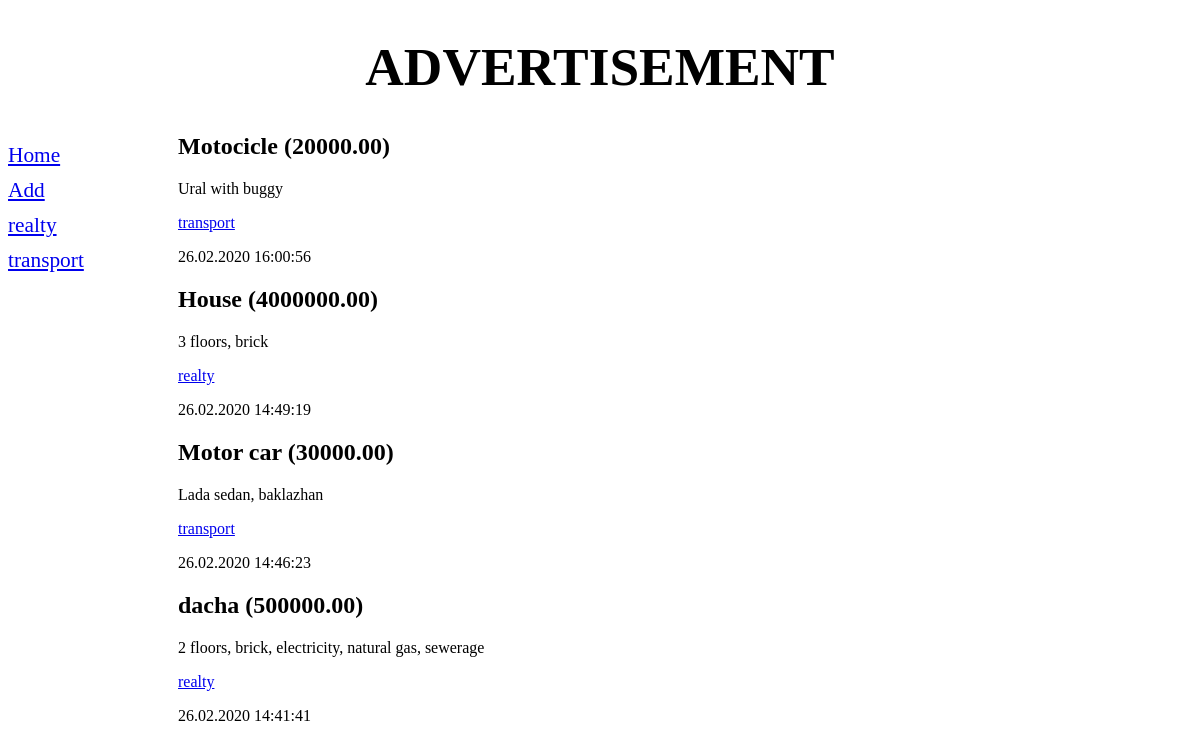
The app's page /bboard/, older data.
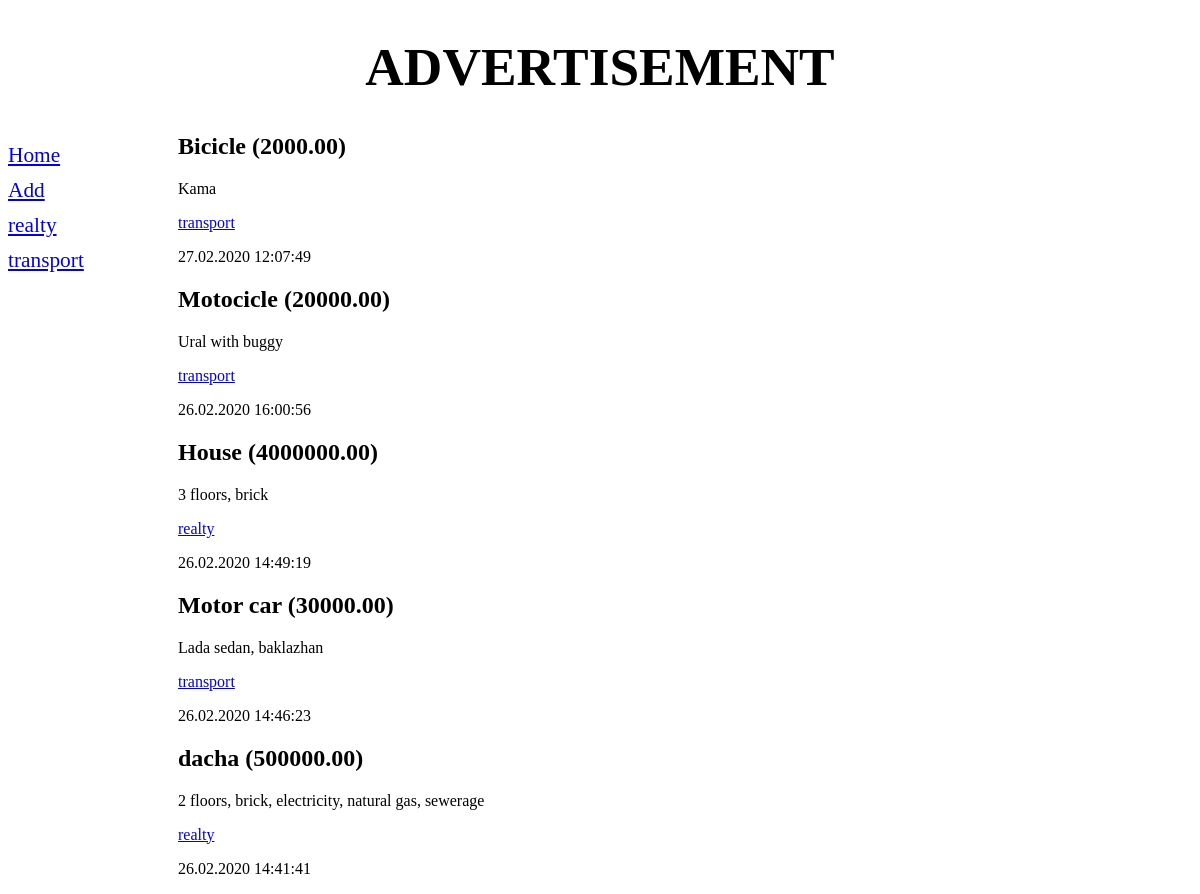
The same page, newer data.
### bboard/models.py (models this page shows, shortened)
class Rubric(models.Model):
    name = models.CharField(max_length=20, db_index=True, verbose_name='Rubric name')
    class Meta:
        verbose_name_plural = 'Rubrics'
        verbose_name = 'Rubric'
        ordering = ['name']

class AdsBoard(models.Model):
    title = models.CharField(
        max_length=50, verbose_name='Name',
        validators=[validators.RegexValidator(regex='^.{4,}$')],
        error_messages={'invalid': 'Wrong item name!'},
    )
    content = models.TextField(null=True, blank=True, verbose_name='Description')
    price = models.FloatField(null=True, blank=True, verbose_name='Price')
    published = models.DateTimeField(auto_now_add=True, db_index=True, verbose_name='Published')
    rubric = models.ForeignKey('Rubric', null=True, on_delete=models.PROTECT, verbose_name='Rubric')
    class Meta:
        verbose_name_plural = 'Advertisements'
        verbose_name = 'Advertisement'
        ordering = ['-published']
        indexes = [
            models.Index(fields=['-published', 'title'], name='main'),
            models.Index(fields=['title', 'price', 'rubric']),
        ]
    def title_and_price(self):
        if self.price:
            return '{0} ({1:.2f})'.format(self.title, self.price)
        else:
            return self.title
    title_and_price.short_description = 'Title and Price'

### bboard/views.py (the view)
# urls.py: path('', index, name='index'),
def index(request):
    ads = AdsBoard.objects.all()
    rubrics = Rubric.objects.all()
    context = {
        'ads': ads,
        'rubrics': rubrics,
    }
    return render(request, 'bboard/index.html', context)

### bboard/templates/bboard/index.html
{% extends "bboard/layout/basic.html" %}
{% block content %}
{% for ad in ads %}
<div class="ads">
    <h2>{{ ad.title_and_price }}</h2>
    <p>{{ ad.content }}</p>
    <p><a href="{% url 'by_rubric' ad.rubric.pk %}">{{ ad.rubric.name }}</a></p>
    <p>{{ ad.published|date:"d.m.Y H:i:s" }}</p>
</div>
{% endfor %}
{% endblock %}

### bboard/templates/bboard/layout/basic.html (shortened to what this page needs)
<!DOCTYPE html>
{% load static %}
<html lang="en">
<head>
    <link rel="stylesheet" type="text/css" href="{% static 'bboard/style.css' %}">
</head>
<body>
    <h1>Advertisement</h1>
    <nav>
        <a href="{% url 'index' %}">Home</a>
        <a href="{% url 'add' %}">Add</a>
        {% for rubric in rubrics %}
        <a href="{{ rubric.get_absolute_url }}">{{ rubric.name }}</a>
        {% endfor %}
    </nav>
    <section>
        {% block content %}
        {% endblock %}
    </section>
</body>
</html>

Row changes from the older to the newer data that the page shows:
added AdsBoard: title_and_price "Bicicle (2000.00)", content "Kama", rubric.name "transport", published "27.02.2020 12:07:49"
